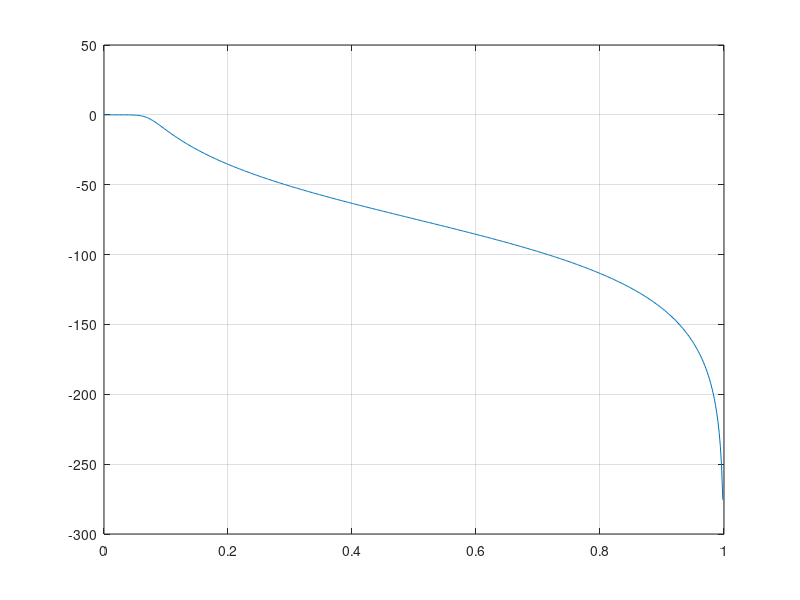

Reproduce this figure in MATLAB. (Note: this script raises an error after producing the figure.)
%% Experiment - 5
% Exercise - 9
clc;
clear;

%% IIR Butterworth low-pass filter
F_s = 10000;  % Sampling frequency
r_p = 1;  % Pass band peak ripple
r_s = 40;  % Stop band peak ripple
f_p = 100;  w_p = 2 * pi * f_p / F_s;  % Pass band edge frequency
f_s = 500;  w_s = 2 * pi * f_s / F_s;  % Stop band edge frequency

[N, Wn] = buttord(w_p, w_s, r_p, r_s, 's');  % Butterworth filter order
[NUM, DEN] = butter(N, Wn, 'low');  % Butterworth filter

[H, W] = freqz(NUM, DEN);  % Frequency response

figure;
plot(W / pi, 20 * log10(abs(H))); grid ON;
title("Frequency response of analog IIR Butterworth low-pass filter", "Ashrith 200902016")
xlabel('Normalised frequency (\times \pi rad/sample)'), ylabel('Magnitude (dB)')

%% Bilinear transformation
[NUMd,DENd] = bilinear(NUM, DEN, F_s);

[H, W] = freqz(NUMd, DENd);  % Frequency response

figure;
plot(W / pi, 20 * log10(abs(H))); grid ON;
title("Frequency response of digital IIR Butterworth low-pass filter", "Ashrith 200902016")
xlabel('Normalised frequency (\times \pi rad/sample)'), ylabel('Magnitude (dB)')

figure;
zplane(NUMd, DENd);
title("Pole-Zero Plot", "Ashrith 200902016")
